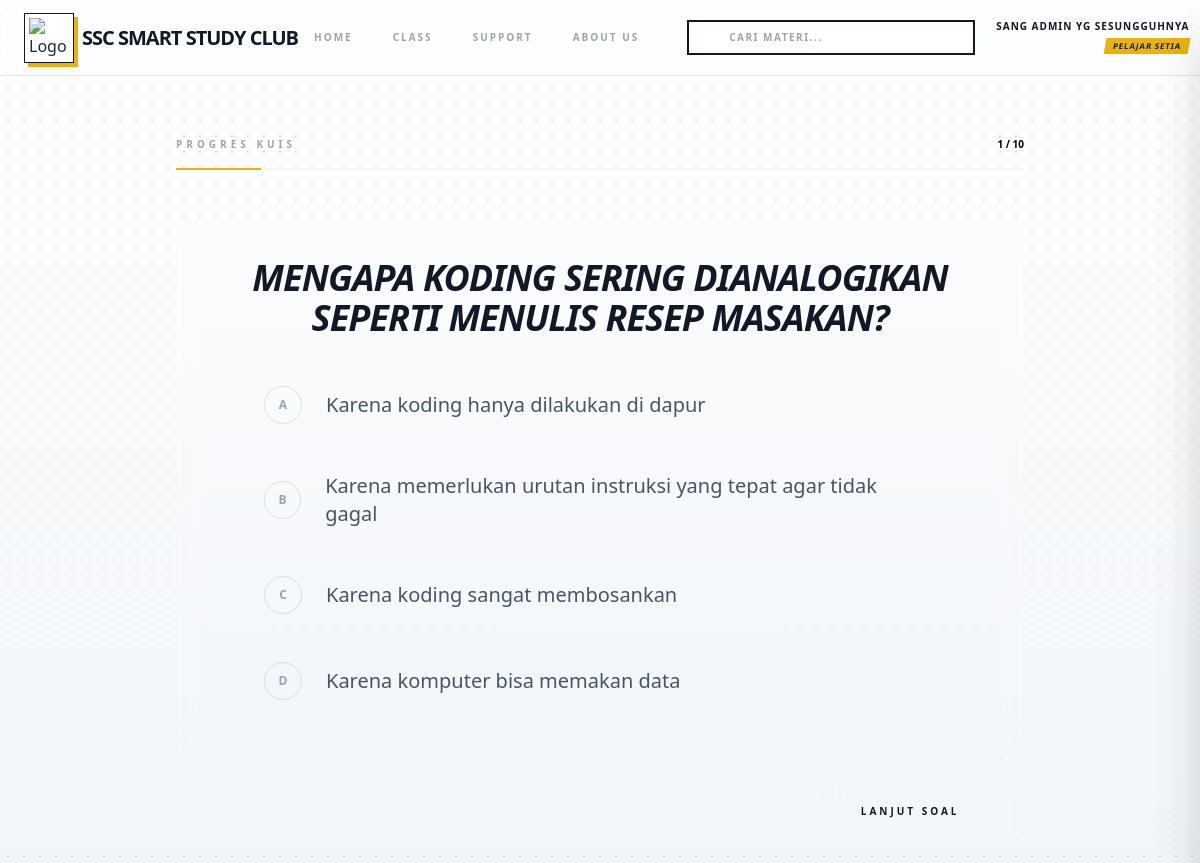
The app's page /exam/101/ (signed in) with its own data.
### profiles_app/models.py (models this page shows, shortened)
class Profile(models.Model):
    KELAS_CHOICES = [
        ('smp1', 'Kelas 7 (SMP 1)'),
        ('smp2', 'Kelas 8 (SMP 2)'),
        ('smp3', 'Kelas 9 (SMP 3)'),
        ('sma1', 'Kelas 10 (SMA 1)'),
        ('sma2', 'Kelas 11 (SMA 2)'),
        ('sma3', 'Kelas 12 (SMA 3)'),
    ]
    user = models.OneToOneField(User, on_delete=models.CASCADE, related_name='user_profile')
    kelas = models.CharField(
        max_length=20,
        choices=KELAS_CHOICES,
        blank=True,
        null=True,
        verbose_name="Kelas Akademik"
    )
    foto = models.ImageField(upload_to='profile_pics', blank=True, null=True)
    nama_lengkap = models.CharField(max_length=100, blank=True)
    level = models.CharField(max_length=50, blank=True, default="Pelajar Aktif")
    bio = models.TextField(max_length=500, blank=True)
    ability_score = models.FloatField(
        default=0.0,
        verbose_name="Skor Kemampuan (Theta)",
        help_text="Estimasi kemampuan siswa berdasarkan Model Rasch (IRT)"
    )
    total_waktu_belajar = models.DecimalField(
        max_digits=10, decimal_places=2, default=0.00, verbose_name="Total Waktu Belajar (Jam)"
    )
    nilai_rata_rata = models.DecimalField(
        max_digits=5, decimal_places=2, default=0.00, verbose_name="Nilai Rata-rata Kuis"
    )
    points = models.IntegerField(default=0, verbose_name="Poin Belajar")
    perubahan_waktu_belajar = models.CharField(max_length=10, default="↑ 0%")
    pesan_waktu_belajar = models.CharField(max_length=50, default="dari Minggu Lalu")
    pesan_nilai_rata_rata = models.CharField(max_length=50, default="Performa stabil")
    @property
    def get_calculated_time(self):
        from alp_app.models import StudySession
        from django.db.models import Sum
        total_duration = StudySession.objects.filter(
            user=self.user
        ).aggregate(
            total=Sum('duration')
        )['total']
        if total_duration:
            return round(float(total_duration), 2)
        return 0.00
    @property
    def get_hierarchy_name(self):
        total_min = self.get_calculated_time
        if total_min >= 300:
            return "Pelajar Setia"
        elif total_min >= 60 and self.points >= 80:
            return "Pelajar Teladan"
        elif total_min >= 60:
            return "Pelajar Aktif"
        elif total_min >= 1:
            return "Pelajar Pemula"
        else:
            return "Pelajar Baru"

### alp_app/models.py (models this page shows, shortened)
class Question(models.Model):
    quiz = models.ForeignKey(Quiz, on_delete=models.CASCADE, related_name='questions', verbose_name="Kuis")
    text = models.TextField(verbose_name="Teks Pertanyaan")
    topic = models.CharField(
        max_length=100,
        default="Umum",
        verbose_name="Topik (Teks)",
    )
    topic_relation = models.ForeignKey(
        Topic,
        on_delete=models.SET_NULL,
        null=True,
        blank=True,
        verbose_name="Topik/Pokok Materi",
        help_text="Pilih topik materi dari daftar. Gunakan menu Topik Materi untuk menambah baru."
    )
    option_a = models.CharField(max_length=255)
    option_b = models.CharField(max_length=255)
    option_c = models.CharField(max_length=255)
    option_d = models.CharField(max_length=255)
    CORRECT_CHOICES = [('A', 'A'), ('B', 'B'), ('C', 'C'), ('D', 'D')]
    correct_answer = models.CharField(max_length=1, choices=CORRECT_CHOICES, verbose_name="Jawaban Benar")
    difficulty_level = models.FloatField(
        default=0.0,
        verbose_name="Tingkat Kesulitan (Beta)",
        help_text="Gunakan nilai antara -3.0 (mudah) hingga +3.0 (sulit). 0.0 adalah tingkat kesulitan rata-rata."
    )

### alp_app/views.py (the view, shortened to what this page needs)
# urls.py: path('exam/<int:quiz_pk>/', views.exam_adaptive, name='exam_adaptive'),
@login_required
def exam_adaptive(request, quiz_pk):
    quiz = get_object_or_404(Quiz, pk=quiz_pk)
    user_profile = request.user.user_profile
    course = quiz.lesson.module.course
    total_soal_course = Question.objects.filter(quiz__lesson__module__course=course)
    total_count = total_soal_course.count()
    MAX_QUESTIONS = min(total_count, 20)
    if 'exam_step' not in request.session or request.GET.get('reset'):
        request.session['exam_step'] = 1
        request.session['exam_correct'] = 0
        request.session['exam_answered_ids'] = []
    next_q = total_soal_course.exclude(
        id__in=request.session.get('exam_answered_ids', [])
    ).annotate(
        selisih=Func(F('difficulty_level') - user_profile.ability_score, function='ABS')
    ).order_by('selisih').first()
    if not next_q:
        return proses_hasil_ujian(request, quiz, len(request.session.get('exam_answered_ids', [])))
    return render(request, 'quiz/quiz_detail.html', {
        'quiz': quiz,
        'question': next_q,
        'step': request.session['exam_step'],
        'total_steps': MAX_QUESTIONS
    })

### alp_app/templates/quiz/quiz_detail.html (shortened to what this page needs)
{% extends 'base.html' %}
{% load static %}
{% block content %}
<link rel="stylesheet" href="{% static 'fontawesome-free-7.1.0-web/css/all.min.css' %}">
<main class="pt-2 pb-20 min-h-screen">
    <div class="max-w-4xl mx-auto px-6">
        <div class="mb-12">
            <div class="flex items-center justify-between mb-4 text-[10px] font-black uppercase tracking-[0.4em] text-gray-400">
                <span>Progres Kuis</span>
                <span class="text-black tracking-normal">{{ step }} / {{ total_steps }}</span>
            </div>
            <div class="w-full h-[2px] bg-gray-100 relative">
                <div id="progressFill" class="absolute top-0 left-0 h-full bg-[#eab308] transition-all duration-1000"
                     style="width: {% widthratio step total_steps 100 %}%"></div>
            </div>
        </div>
        <form id="quizForm" method="POST" action="{{ request.path }}">
            <div class="card-quiz-transparan py-6 md:py-10 px-0 mb-8">
                <div class="max-w-3xl mx-auto px-6 text-center">
                    <div class="step-content active">
                        <div class="mb-8">
                            <h3 class="text-2xl md:text-4xl font-black text-gray-900 leading-tight tracking-tight italic uppercase">
                                {{ question.text|safe }}
                            </h3>
                        </div>
                        <div class="space-y-4 max-w-2xl mx-auto text-left">
                            {% with "A B C D" as alphabet %}
                            {% for letter in alphabet.split %}
                            <label class="option-card flex items-center py-4 group/item">
                                <div class="opt-label mr-6">
                                    {{ letter }}
                                </div>
                                <span class="opt-text text-lg md:text-xl group-hover/item:text-black">
                                    {% if letter == 'A' %}{{ question.option_a|safe }}
                                    {% elif letter == 'B' %}{{ question.option_b|safe }}
                                    {% elif letter == 'C' %}{{ question.option_c|safe }}
                                    {% else %}{{ question.option_d|safe }}{% endif %}
                                </span>
                            </label>
                            {% endfor %}
                            {% endwith %}
                        </div>
                    </div>
                </div>
            </div>
            <div class="flex items-center justify-end gap-4">
                <button type="submit" class="btn-nav-custom group">
                    <span class="text-[10px] font-black uppercase tracking-[0.3em] text-gray-900">
                        {% if step >= total_steps %}Selesai & Kirim{% else %}Lanjut Soal{% endif %}
                    </span>
                    <i class="fas fa-arrow-right text-[10px] text-[#eab308] transition-transform group-hover:translate-x-2"></i>
                </button>
            </div>
        </form>
    </div>
</main>
{% endblock %}

### alp_app/templates/base.html (shortened to what this page needs)
{% load static %}
{% load account %}
{% load static %}
{% load account %}
<!DOCTYPE html>
<html lang="id">
<head>
    <script src="https://cdn.tailwindcss.com"></script>
    <link rel="stylesheet" href="{% static 'fontawesome-free-7.1.0-web/css/all.min.css' %}">
</head>
<body class="body-bg text-gray-800 font-sans flex flex-col min-h-screen">
    <header class="industrial-nav fixed top-0 left-0 right-0 z-50">
        <div id="navbarContainer" class="relative w-full px-4 md:px-6 py-3 flex items-center min-h-[75px]">
            <div class="flex items-center gap-4 flex-shrink-0">
                <a href="/" class="group flex items-center gap-2">
                    <div class="p-1 border border-gray-900 bg-white shadow-[4px_4px_0px_#eab308]
                                transition-all duration-300
                                group-hover:shadow-none
                                group-hover:translate-x-[4px]
                                group-hover:translate-y-[4px]">
                        <img src="{% static 'img/1.jpeg' %}" alt="Logo" class="w-8 h-8 md:w-10 md:h-10 object-cover" />
                    </div>
                    <span class="text-base md:text-xl font-black text-gray-900 tracking-tighter select-none uppercase
                                transition-colors duration-200
                                group-hover:text-[#eab308]">
                        SSC<span class="hidden sm:inline"> Smart Study Club</span>
                    </span>
                </a>
            </div>
            <div class="hidden lg:flex flex-grow items-center justify-center px-4">
                <nav id="main-nav" class="flex items-center relative">
                    <div class="hidden lg:flex gap-10 relative" id="nav-wrapper">
                        <a href="{% url 'home_master' %}" class="nav-link py-2 text-[10px] {% if request.resolver_match.url_name == 'home_master' %}text-gray-900 active-link{% else %}text-gray-400 hover:text-gray-900{% endif %}">Home</a>
                        <a href="{% url 'course_list' %}" class="nav-link py-2 text-[10px] {% if request.resolver_match.url_name == 'course_list' %}text-gray-900 active-link{% else %}text-gray-400 hover:text-gray-900{% endif %}">Class</a>
                        <a href="{% url 'support' %}" class="nav-link py-2 text-[10px] {% if request.resolver_match.url_name == 'support' %}text-gray-900 active-link{% else %}text-gray-400 hover:text-gray-900{% endif %}">Support</a>
                        <a href="{% url 'about' %}" class="nav-link py-2 text-[10px] {% if request.resolver_match.url_name == 'about' %}text-gray-900 active-link{% else %}text-gray-400 hover:text-gray-900{% endif %}">About Us</a>
                    </div>
                </nav>
                {% if request.resolver_match.url_name != 'home_master' %}
                <div class="search-expand-wrapper ml-12 is-active animate-slide-right">
                    <form action="{% url 'course_list' %}" method="GET" class="relative group flex items-center">
                        <input type="text" name="q" placeholder="CARI MATERI..." value="{{ request.GET.q|default:'' }}"
                            class="w-64 lg:w-72 border-2 border-gray-900 bg-white px-4 pl-10 py-2 text-[10px] font-black tracking-[0.15em] uppercase outline-none transition-all duration-300 focus:border-[#eab308]">
                        <button type="submit" class="absolute left-0 top-0 bottom-0 w-10 flex items-center justify-center text-gray-900 hover:text-[#eab308] transition-colors duration-300">
                            <i class="fa-solid fa-magnifying-glass text-[11px]"></i>
                        </button>
                    </form>
                </div>
                {% endif %}
            </div>
            <div class="flex items-center flex-shrink-0 ml-auto gap-3">
                {% if user.is_authenticated %}
                <button id="profileButton" class="group focus:outline-none flex items-center gap-3 p-1 border border-transparent hover:border-gray-900 transition-all duration-300">
                    <div class="text-right hidden sm:block">
                        <div class="text-gray-900 font-black text-[10px] uppercase leading-none tracking-widest">
                            {% firstof user.user_profile.nama_lengkap user.username %}
                        </div>
                        <div class="bg-[#eab308] text-[#111827] text-[8px] font-black uppercase tracking-widest mt-1 px-2 py-0.5 skew-badge">
                            {{ user.user_profile.get_hierarchy_name }}
                        </div>
                    </div>
                </button>
                {% endif %}
            </div>
        </div>
    </header>
    <main class="flex-grow pt-[1px] px-4 text-gray-900">
        <div class="max-w-7xl mx-auto py-32">
            {% block content %}{% endblock %}
        </div>
    </main>
</body>
</html>

### alp_app/templates/base.html (style rules this page uses)
.body-bg { background-image: radial-gradient(#cbd5e1 0.8px, transparent 0.8px), linear-gradient(to bottom, #ffffff 0%, #f1f5f9 50%, #cbd5e1 100%); background-size: 16px 16px, 100% 100%; background-attachment: fixed; background-color: #ffffff; }
body { font-family: 'Poppins', sans-serif; background-color: #ffffff; overflow-x: hidden; }
header.industrial-nav { background-color: rgba(255, 255, 255, 0.05); backdrop-filter: blur(12px); -webkit-backdrop-filter: blur(12px); border-bottom: 1px solid rgba(0, 0, 0, 0.1); transition: all 0.3s ease; }
.nav-link { transition: all 0.3s ease; position: relative; white-space: nowrap; text-transform: uppercase; letter-spacing: 0.2em; font-weight: 900; }
.search-expand-wrapper { max-width: 0; opacity: 0; overflow: hidden; display: flex; align-items: center; transition: max-width 0.6s cubic-bezier(0.16, 1, 0.3, 1), opacity 0.4s ease; }
.search-expand-wrapper.is-active { max-width: 450px; opacity: 1; }
.skew-badge { transform: skewX(-10deg); display: inline-block; }
main { animation: slideUpFade 0.6s ease-out; }
.animate-slide-right { animation: slideRight 0.6s cubic-bezier(0.16, 1, 0.3, 1) forwards; }
html, body { max-width: 100%; overflow-x: hidden; position: relative; }
#profileButton { z-index: 70; }

### alp_app/templates/quiz/quiz_detail.html (style rules this page uses)
body { background-color: #ffffff; background-image: radial-gradient(#e2e8f0 0.8px, transparent 0.8px); background-size: 16px 16px; }
.step-content { display: none; }
.step-content.active { display: block; animation: fadeIn 0.5s ease-out; }
.card-quiz-transparan { background-color: rgba(255, 255, 255, 0.05); backdrop-filter: blur(12px); -webkit-backdrop-filter: blur(12px); border: none !important; transition: all 0.4s cubic-bezier(0.4, 0, 0.2, 1); }
.option-card { position: relative; background: transparent; transition: all 0.3s ease; cursor: pointer; }
.opt-label { width: 38px; height: 38px; display: flex; align-items: center; justify-content: center; border: 1px solid rgba(0,0,0,0.1); border-radius: 999px; font-weight: 800; font-size: 12px; color: #94a3b8; transition: all 0.3s ease; }
.opt-text { color: #475569; font-weight: 500; transition: all 0.3s ease; }
.btn-nav-custom { background-color: rgba(255, 255, 255, 0.1); backdrop-filter: blur(10px); -webkit-backdrop-filter: blur(10px); border: none; padding: 1rem 2.5rem; transition: all 0.3s ease; display: flex; align-items: center; gap: 12px; position: relative; overflow: hidden; }

### records on screen
Question: text "MENGAPA KODING SERING DIANALOGIKAN SEPERTI MENULIS RESEP MASAKAN?", option_a "Karena koding hanya dilakukan di dapur", option_b "Karena memerlukan urutan instruksi yang tepat agar tidak gagal", option_c "Karena koding sangat membosankan", option_d "Karena komputer bisa memakan data"

### other values on screen
{{ user.user_profile.get_hierarchy_name }} "PELAJAR SETIA"
{{ step }} "1"
{{ total_steps }} "10"
{{ letter }} "A" "B" "C" "D"
